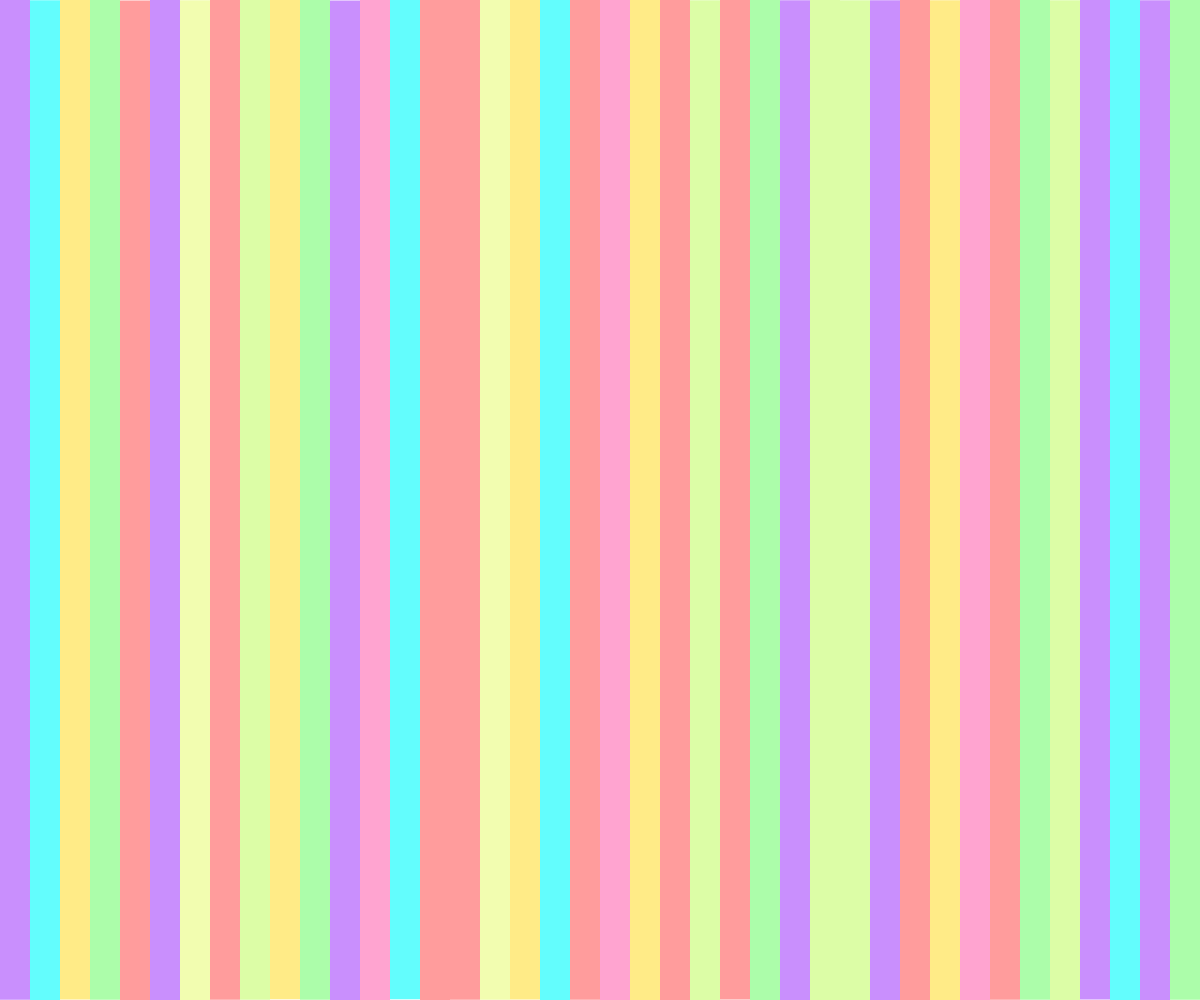
Frame 1 (no input)
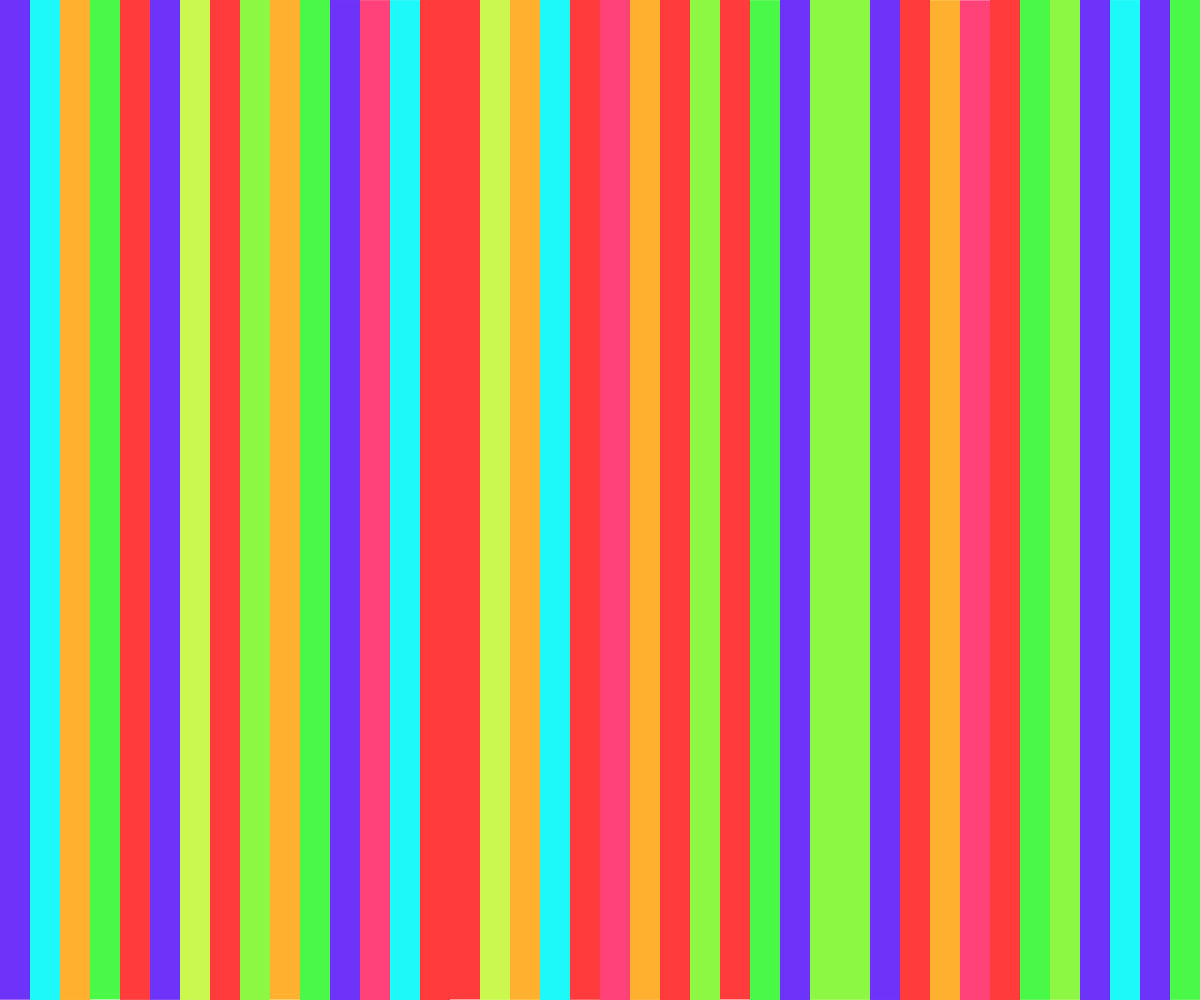
Frame 60 (no input)
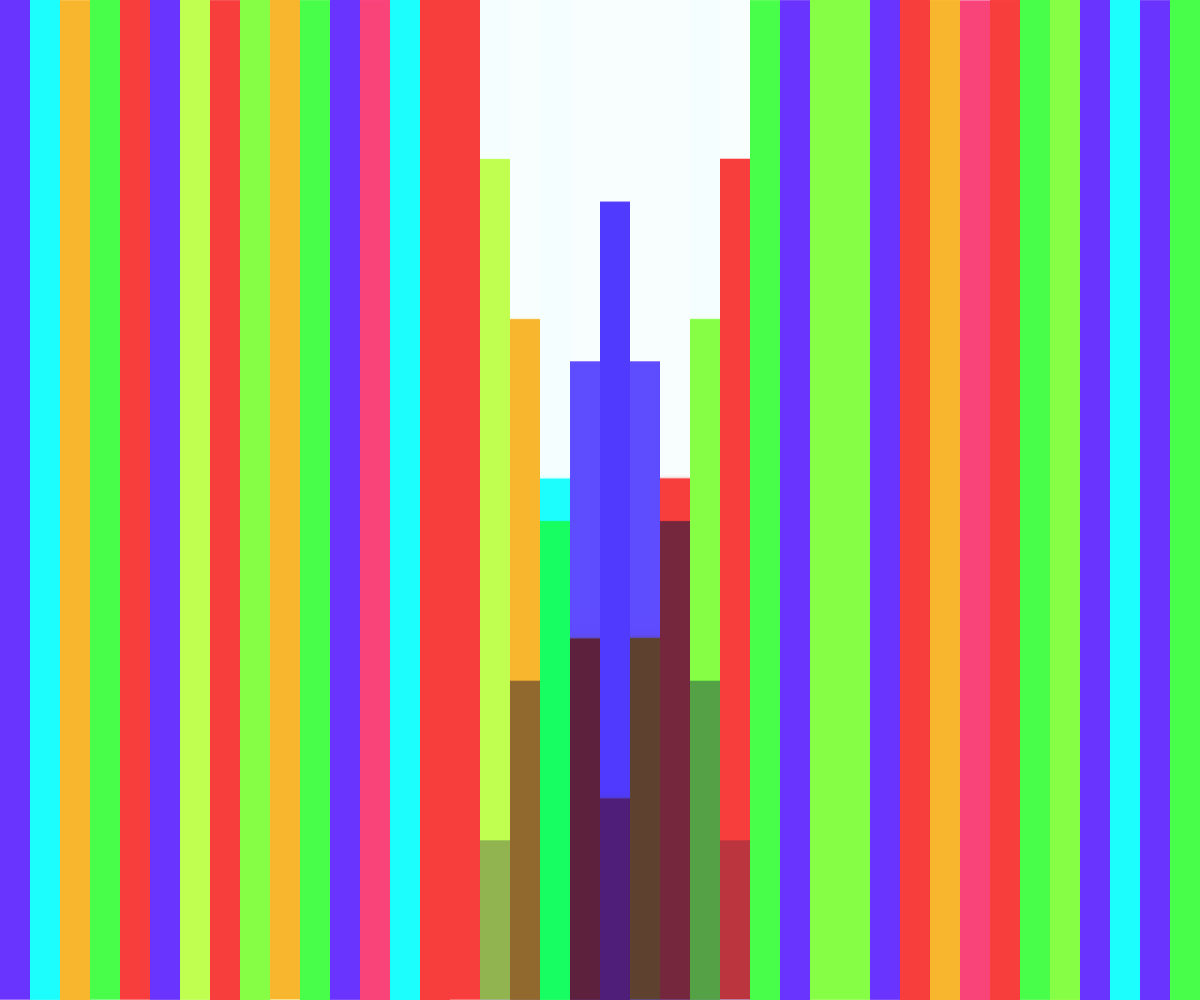
Frame 120 (the mouse pressed at the canvas centre since frame 60)

The p5.js sketch that drew these frames (run headless with seeded random() and noise() and a simulated clock; from frame 60 on, the mouse is pressed at the canvas centre):

// p5.js sketch
// ── sketch.js
let bars = [];
let numBars = 40; // 막대 개수
let barWidth;
let barMaxHeight;

const PALETTE = [
    '#ff9d9dff',   // 밝은 빨강 (원색)
    '#ffed88ff',   // 금색 (밝은 노랑)
    '#63ffffff',   // 아쿠아 (밝은 청록)
    '#acffacff',   // 라임 (밝은 녹색)
    '#ffa5d2ff',   // 핫 핑크
    '#c990ffff',   // 블루 바이올렛 (밝은 보라)
    '#f2ffb2ff',   // 오렌지 레드
    '#dcffa7ff'    // 그린 옐로우
];

// 배경색 컨트롤을 위한 HSB 변수
let baseHue = 50;
const BASE_SATURATION = 5;
const BASE_BRIGHTNESS = 100;

class Bar {
    constructor(x, y, width, maxHeight, color) {
        this.x = x;
        this.y = y;
        this.initialY = y;
        this.width = width;
        this.maxHeight = maxHeight;
        this.targetHeight = maxHeight;
        this.currentHeight = maxHeight;
        this.color = color;
        this.lerpSpeed = 0.1;
        this.initialColor = color;

        // 미세 진동을 위한 속성
        this.noiseOffset = random(1000);
        this.vibrationMagnitude = random(0.5, 1.5);

        // 클릭 및 마우스 오버 파동 관리를 위한 변수
        this.originalTargetHeight = maxHeight;
        this.influenceStartTime = 0; // 마우스 오버/클릭 영향 시작 시간
        this.influenceDuration = 300; // 영향 유지 시간 (ms)
        this.influenceStrength = 0; // 영향력 (0~1)
    }

    // 마우스 오버 시 호출
    applyHoverInfluence(strength) {
        this.influenceStartTime = millis();
        this.influenceStrength = strength; // 마우스와 가까울수록 강한 영향
        this.targetHeight = this.originalTargetHeight * (1 - this.influenceStrength * 0.8); // 강도에 비례하여 짧아짐
    }

    // 클릭 시 호출
    applyClickInfluence(strength) {
        this.influenceStartTime = millis();
        this.influenceStrength = strength; // 클릭 시 강한 영향
        this.targetHeight = this.originalTargetHeight * (1 - this.influenceStrength * 0.9); // 더 크게 짧아짐
    }

    update() {
        // 영향력이 약해지는 시간 계산
        let timeElapsed = millis() - this.influenceStartTime;
        if (timeElapsed < this.influenceDuration) {
            // 시간이 지나면서 영향력 약화 (부드럽게 복구)
            let decayFactor = 1 - (timeElapsed / this.influenceDuration);
            this.currentHeight = lerp(this.currentHeight, this.originalTargetHeight * (1 - this.influenceStrength * decayFactor * 0.8), this.lerpSpeed);
        } else {
            // 영향력이 없으면 원래 높이로 돌아가거나 마우스 오버 효과 따름
            this.currentHeight = lerp(this.currentHeight, this.targetHeight, this.lerpSpeed);
        }

        // 미세 진동을 Y 위치에 적용 (항상 적용)
        let noiseVal = noise(this.noiseOffset, frameCount * 0.01);
        let vibeY = map(noiseVal, 0, 1, -this.vibrationMagnitude, this.vibrationMagnitude);

        this.y = this.initialY + (this.maxHeight - this.currentHeight) + vibeY;
    }

    display() {
        noStroke();

        let residualHeight = this.maxHeight - this.currentHeight;
        let residualY = this.initialY + this.currentHeight;

        let shadowAlpha = map(this.currentHeight, this.maxHeight * 0.2, this.maxHeight, 0.4, 0.0);
        let shadowColorWithAlpha = color(red(this.initialColor), green(this.initialColor), blue(this.initialColor), shadowAlpha * 255);

        fill(shadowColorWithAlpha);
        rect(this.x, residualY, this.width, residualHeight);

        // 2. 실제 막대 그리기
        fill(this.color);
        rect(this.x, this.y, this.width, this.currentHeight);
    }
}

function setup() {
    createCanvas(windowWidth, windowHeight);
    colorMode(HSB, 360, 100, 100, 255);

    initializeBars();
    background(255);
}

function initializeBars() {
    bars = [];

    barWidth = width / numBars;
    barMaxHeight = height;

    for (let i = 0; i < numBars; i++) {
        let barX = i * barWidth;
        let randomColor = color(random(PALETTE));
        bars.push(new Bar(barX, 0, barWidth, barMaxHeight, randomColor));
    }
}

function draw() {
    // 마우스 위치에 따라 배경색 Hue값 제어 (색상 파동)
    baseHue = map(mouseX, 0, width, 0, 360);
    let currentBgColor = color(baseHue, BASE_SATURATION, BASE_BRIGHTNESS, 255);

    // 잔상 효과를 위한 반투명 배경
    background(hue(currentBgColor), saturation(currentBgColor), brightness(currentBgColor), 50);

    blendMode(MULTIPLY);

    // **수정:** 마우스 오버 시 주변 막대에도 파동 적용
    let hoveredBarIndex = floor(mouseX / barWidth);
    for (let i = 0; i < numBars; i++) {
        let bar = bars[i];
        let distance = abs(i - hoveredBarIndex); // 마우스와의 거리
        let influence = map(distance, 0, 5, 1, 0, true); // 최대 5개 막대까지 영향

        if (mouseY > 0 && mouseY < height) { // 마우스가 캔버스 안에 있을 때만 적용
            bar.applyHoverInfluence(influence);
        } else {
            bar.targetHeight = bar.originalTargetHeight; // 마우스가 벗어나면 원래 높이로
        }

        bar.update();
        bar.display();
    }

    blendMode(BLEND);
}

// ------------------- 사용자 입력 (클릭 충격파) -------------------

function mousePressed() {
    let clickedBarIndex = floor(mouseX / barWidth);
    if (clickedBarIndex >= 0 && clickedBarIndex < numBars) {
        // 클릭한 막대와 주변 막대에 강한 충격파 적용
        for (let i = 0; i < numBars; i++) {
            let bar = bars[i];
            let distance = abs(i - clickedBarIndex);
            let influence = map(distance, 0, 7, 1, 0, true); // 7개 막대까지 영향 (더 넓게)

            if (influence > 0) {
                bar.applyClickInfluence(influence);
            }
        }
    }
}

function windowResized() {
    resizeCanvas(windowWidth, windowHeight);
    initializeBars();
}
